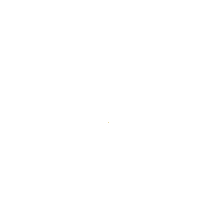
Frame 1 (no input)
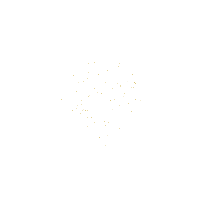
Frame 60 (the mouse pressed at the canvas centre just before this capture)
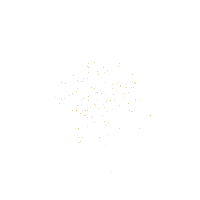
Frame 120 (the mouse held since frame 60 and released just before this capture)

The Processing sketch that drew these frames (run headless with seeded random() and noise(); from frame 60 on, the mouse is pressed at the canvas centre):

// Processing sketch: dGaussX_Y_Col_02
// ── dGaussX_Y_Col_02.pde
//trabajando con la distribución normal
float sDev = 20; //desviacion estandar
float media; //media
void setup() {
  size(200, 200);
  media = width/2;
  background(255);
  colorMode(HSB, 360, 100, 100);
}

void draw() {
  stroke(47,93 ,75,cGauss());
  point(xGauss(), yGauss());
}


//formula para la distribución normal en X
float xGauss() {
  float Gauss = randomGaussian();



  float x = sDev * Gauss + media;

  return x;
}

//formula Para la distribución normal en Y
float yGauss() {
  float Gauss = randomGaussian();



  float Y = sDev * Gauss + media;

  return Y;
}

//Formula pra la ditribucion gaussiana en el color
float cGauss() {
  float gaussCol = randomGaussian();
  float sd = 40;
  float mediaCol = 120;
  float c = sd * gaussCol + mediaCol;
  return c;
}
